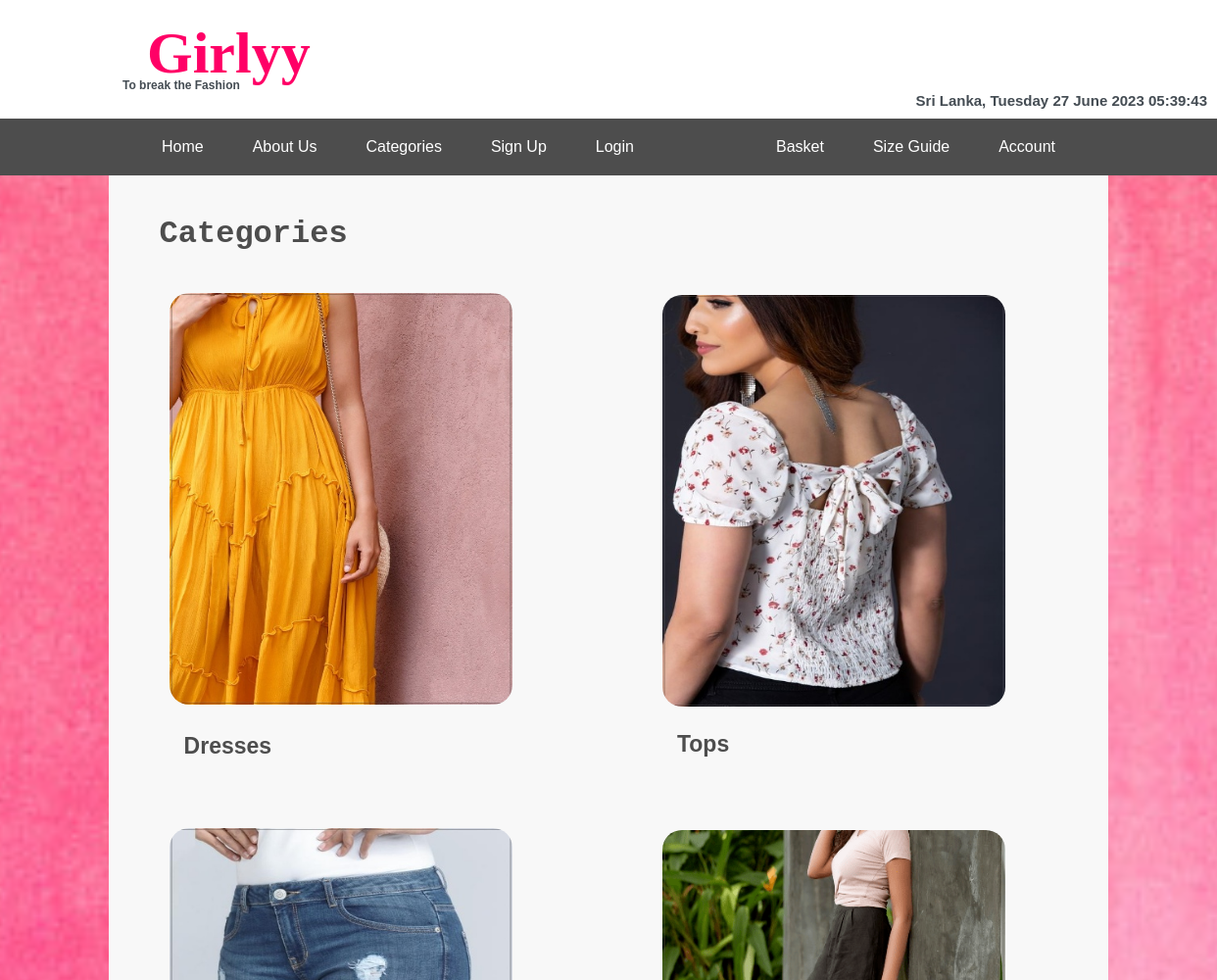
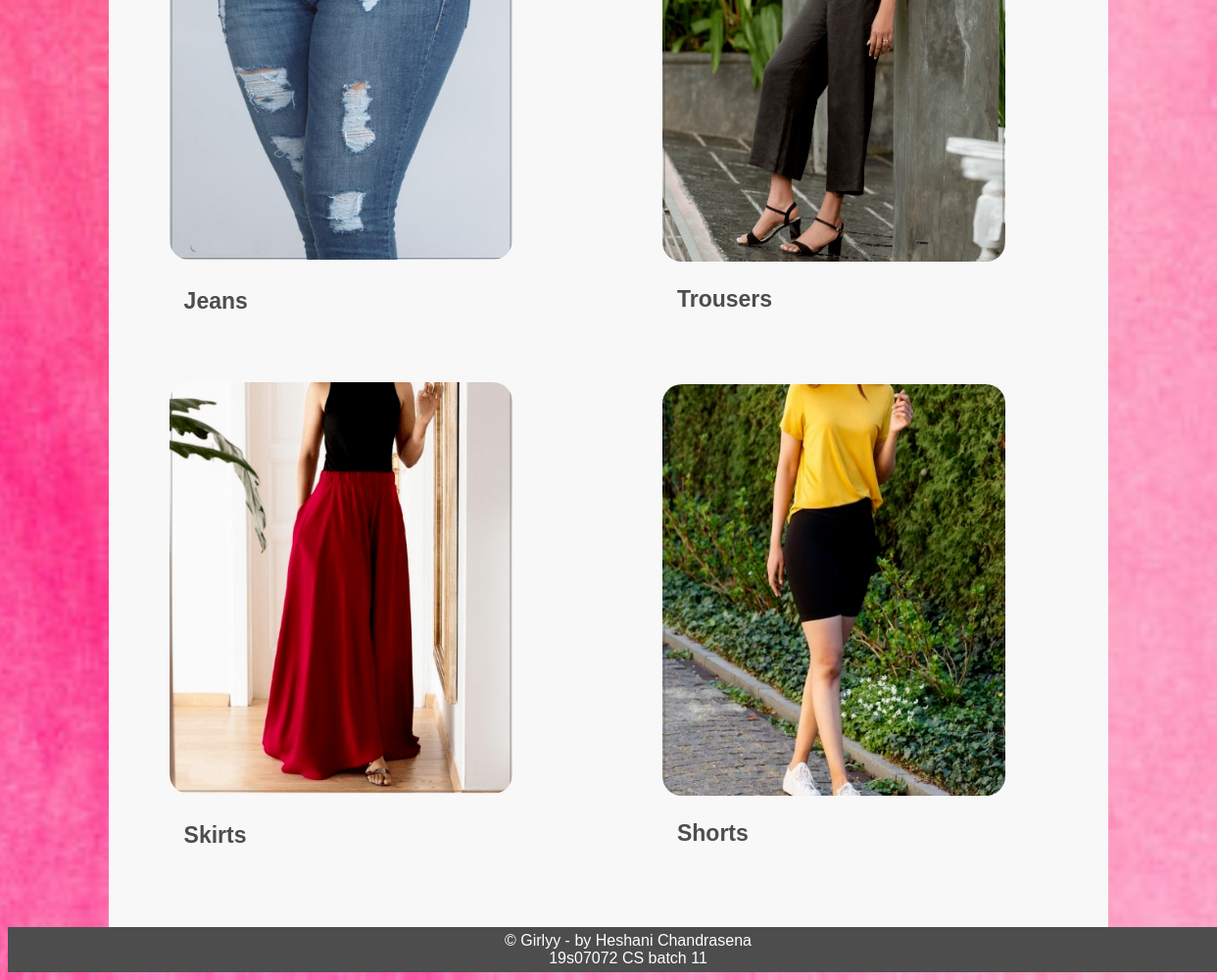
/categories.php, run on the app's committed database (2 pictures, top to bottom).
### tables this page shows
CREATE TABLE `categories` (
  `catId` int(4) NOT NULL,
  `catName` varchar(30) NOT NULL,
  `catImg` varchar(100) NOT NULL
);

### categories.php (the view, shortened to what this page needs)
<?php
include ("db.php");
$pagename="Categories";
echo "<link rel=stylesheet type=text/css href=stylesheet.css>";
echo "<body>";
include ("headfile.php");
echo "<h4>".$pagename."</h4>";
$SQL="select catId, catName, catImg from Categories";
$exeSQL=mysqli_query($conn, $SQL) or die (mysqli_error($conn));
echo "<table style='border: 0px' id='indextable'>";
while ($arrayp=mysqli_fetch_array($exeSQL))
{
echo "<tr>";
echo "<td style='border: 0px'>";
echo "<a href=show_category.php?cat_id=".$arrayp['catId'].">";
echo "<img alt= 'image of ".$arrayp['catName']."' src=images/".$arrayp['catImg']." height=420 width=350>&nbsp;&nbsp;&nbsp;&nbsp;&nbsp;&nbsp;&nbsp;&nbsp;&nbsp;&nbsp;&nbsp;&nbsp;&nbsp;&nbsp;&nbsp;&nbsp;&nbsp;&nbsp;&nbsp;&nbsp;&nbsp;&nbsp;&nbsp;&nbsp;&nbsp;&nbsp;&nbsp;&nbsp;&nbsp;&nbsp;";
echo "</a><br><br>";
echo "<p><h5>".$arrayp['catName']."</h5>";
echo "</td>";
$arrayp=mysqli_fetch_array($exeSQL);
echo "<td style='border: 0px'>";
echo "<a href=show_category.php?cat_id=".$arrayp['catId'].">";
echo "<img alt= 'image of ".$arrayp['catName']."' src=images/".$arrayp['catImg']." height=420 width=350>";
echo "</a><br><br>";
echo "<p><h5>".$arrayp['catName']."</h5>";
echo "</td>";
echo "</tr>";
}
echo "</table>";
echo "</body>";
?>

### headfile.php (shortened to what this page needs)
<?php
echo "<link rel=stylesheet type=text/css href=stylesheet.css>";
echo "
<!DOCTYPE html>
<html lang='en'>
<head>
    <meta charset='UTF-8'>
    <meta name='viewport' content='width=device-width, initial-scale=1.0'>
</head>
<body>
<div id='container'>
<div id='navbar'>
<div id='header'>
<h1>Girlyy</h1>
<h2>To break the Fashion</h2></a>
<h3>"; echo "Sri Lanka, ".date('l d F Y h:i:s')."</h3>
</div>
<div id='navigation'>
<ul> ";
        if(!(isset($_SESSION['userId']) and isset($_SESSION['usertype'])))
        {
            echo "<div>
                <li><a href='home.php'>Home</a></li>
				<li><a href='aboutus.php'>About Us</a></li>
				<li><a href='categories.php'>Categories</a></li>
                <li><a href='signup.php'>Sign Up</a></li>
                <li><a href='login.php'>Login</a></li>
            </div>
            <div>
                <li><a href='basket.php'>Basket</a></li>
				<li><a href='sizes.php'>Size Guide</a></li>
				<li><a href='account.php'>Account</a></li>
            </div>";
            }
echo "</ul>
</div>
</div>
<div id='content'>";
?>

### stylesheet.css (style rules this page uses)
body,html { padding-top: 65px; background: url("images/bg.jpg") no-repeat center center fixed; background-position: top; -webkit-background-size: cover; -moz-background-size: cover; background-size: cover; }
p { margin: 0; }
#container { margin: 0 auto; width: 100%; font-family: "Century Gothic", sans-serif; border-style: None; border-color: #FF0066; }
#navbar { top: 0; left: 0; width: 100%; position: fixed; z-index: 100; }
#header { background: #FFFFFF; padding: 10px 10px; }
#header h1 { margin: 0; background: #FFFFFF; color: #FF0066; font-family: Calibri; font-size: 60; text-align: left; width: 170; height: 50; padding: 10px; margin-left: 130px; }
#header h2 { margin: 0; color: #444c53; font-size: 12; text-align: left; padding-left: 115px; }
#header h3 { clear: both; margin: 0; color: #444c53; font-size: 15; text-align: right; }
#navigation { float: left; width: 100%; background-color: #4d4d4d; }
#navigation ul { display: flex; justify-content: space-between; flex-direction: row; margin: 10px; padding-left: 130px; padding-right: 130px; }
#navigation ul li { list-style-type: none; display: inline; }
#navigation li a { display: block; float: left; padding: 10px 25px; color: #fff; text-decoration: none; border-right: 0px solid#fff; }
#indextable p { padding-left: 15px; padding-top: 7px; font-family : "Consolas"; font-size : 20; }
#indextable { margin-left: 2rem; }
#indextable img { transition: 0.2s ease-in-out; border-radius: 20px; }
#indextable td { padding-bottom: 3rem; }
#content { margin: 0; width: 80%; min-height: 100%; clear: left; padding: 20px; padding-top: 50px; margin-left: auto; margin-right: auto; background: #f8f8f8; }
#content h4 { color: #4d4d4d; font-size: 32; margin: 2rem 0 2rem 2rem; font-family: "Madhura", monospace; }
#content h5 { color: #4d4d4d; font-size: 23; margin: 0 0 0.5em; padding-left: 15px; }
#footer { z-index: 10; width: 100%; background: #4d4d4d; text-align: center; padding: 5px; padding-left: 20px; padding-right: 20px; color: #fff; margin-left: auto; margin-right: auto; }
table,th,td { border-collapse: collapse; border: 1px solid #000; }
td { padding: 10px; text-align: left; color: #000000; }
#content a { color: #FFFFFF; font-weight: bold; text-decoration: none; }

### data on the page
categories: catImg (picture), catName "Dresses", categories.catImg (picture), categories.catName "Tops"
categories: catImg (picture), catName "Jeans", categories.catImg (picture), categories.catName "Trousers"
categories: catImg (picture), catName "Skirts", categories.catImg (picture), categories.catName "Shorts"

### other printed values
$pagename "Categories"
